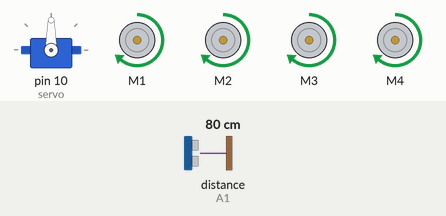
Recording of a sketch running on a simulated Arduino Uno, built with avr-gcc and run on an emulated ATmega328P. Parts: servo, 4 × DC motor (green arrow = forward, orange = backward, longer = faster). Wiring (inferred from the names in the program): ultrasonic range finder: trigger A0; echo A1. The inputs (shaded band) are chosen by the test bench; at power-on: distance to the obstacle (sensor on A1) 80 cm. The echo pulse lasts 58.3 µs per cm.

Above: at 4.8 s.
4.9 s: distance to the obstacle (sensor on A1) set to 8 cm
6.4 s: distance to the obstacle (sensor on A1) set to 6 cm
At 7.0 s:
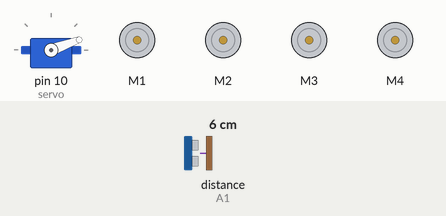
At 8.7 s:
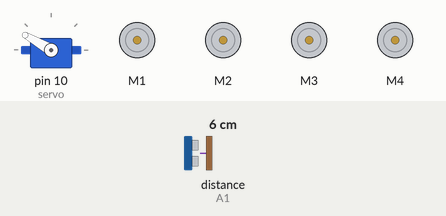
9.4 s: distance to the obstacle (sensor on A1) set to 2 cm
12.4 s: distance to the obstacle (sensor on A1) set to 4 cm
15.4 s: distance to the obstacle (sensor on A1) set to 9 cm
At 16.1 s:
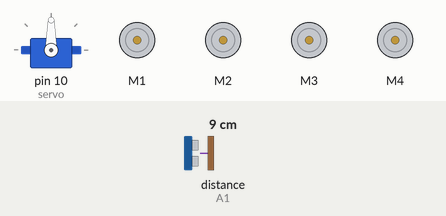
Timing chart, 0 to 19.3 s (numbered marks = the images above; inputs shaded):
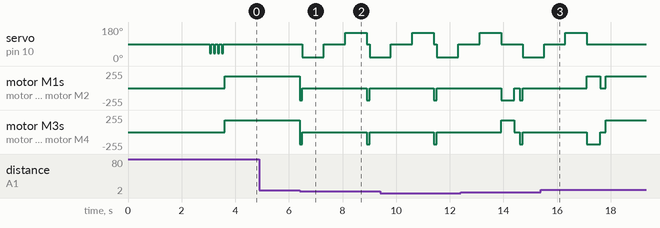

Measured:
- the behaviour switches between 7 and 6 cm on distance to the obstacle (sensor on A1) (found by bisection; images 0 and 1)
- after the input at 4.9 s, every drawn part: stays the same
- after the input at 6.4 s, servo on pin 10 (servo): 90° → 20° after 0.10 s, → 90° 0.80 s later, → 150° 0.80 s later, → 90° 0.80 s later, … (5 changes in this stretch); motor M1–4: alternates backward 180/255 for 0.10 s and stopped for 2.4 s, starting at once
- after the input at 15.4 s, servo on pin 10 (servo): goes on until 17.1 s, then stays 90°

The sketch:

obstacle_avoidanc_car_four_motors.ino
```cpp
/*Obstacle avoidance Robot car.
  created by the SriTu Tech team.
  Read the code below and use it for any of your creation
*/
#include <AFMotor.h>
#include <Servo.h>
#define Speed 180
#define Trig A0
#define Echo A1
#define spoint 90
int distance;
int Left;
int Right;
int L = 0;
int R = 0;
Servo servo;
AF_DCMotor M1(1);
AF_DCMotor M2(2);
AF_DCMotor M3(3);
AF_DCMotor M4(4);

void setup() {
  pinMode(Trig, OUTPUT);
  pinMode(Echo, INPUT);
  servo.attach(10);
  start();
  M1.setSpeed(Speed);
  M2.setSpeed(Speed);
  M3.setSpeed(Speed);
  M4.setSpeed(Speed);

}

void loop() {
  distance = ultrasonic();
  if (distance <= 5) {
    Stop();
    backward();
    delay(100);
    Stop();
    L = leftsee();
    servo.write(spoint);
    delay(800);
    R = rightsee();
    servo.write(spoint);
    if (L < R) {
      turnleft();
      delay(500);
      Stop();
      delay(200);
    } else if (L > R) {
      turnright();
      delay(500);
      Stop();
      delay(200);
    }
  } else {
    forward();
  }
}

void forward() {
  M1.run(FORWARD);
  M2.run(FORWARD);
  M3.run(FORWARD);
  M4.run(FORWARD);
}
void backward() {
  M1.run(BACKWARD);
  M2.run(BACKWARD);
  M3.run(BACKWARD);
  M4.run(BACKWARD);
}
void turnleft() {
  M1.run(BACKWARD);
  M2.run(BACKWARD);
  M3.run(FORWARD);
  M4.run(FORWARD);
}
void turnright() {
  M1.run(FORWARD);
  M2.run(FORWARD);
  M3.run(BACKWARD);
  M4.run(BACKWARD);
}
void Stop() {
  M1.run(RELEASE);
  M2.run(RELEASE);
  M3.run(RELEASE);
  M4.run(RELEASE);
}
int leftsee() {
  servo.write(20);
  delay(800);
  Left = ultrasonic();
  return Left;
}

int rightsee() {
  servo.write(150);
  delay(800);
  Right = ultrasonic();
  return Right;
}

int ultrasonic() {
  digitalWrite(Trig, LOW);
  delayMicroseconds(4);
  digitalWrite(Trig, HIGH);
  delayMicroseconds(10);
  digitalWrite(Trig, LOW);
  long t = pulseIn(Echo, HIGH);
  long cm = t / 29 / 2; //time convert distance
  return cm;
}
void start() {
  delay(3000);
  for (int a = 0; a < 4; a++) {
    servo.write(spoint);
    delay(50);
    servo.write(40);
    delay(50);
    servo.write(90);
    delay(50);
    servo.write(spoint);
  }
}
```
